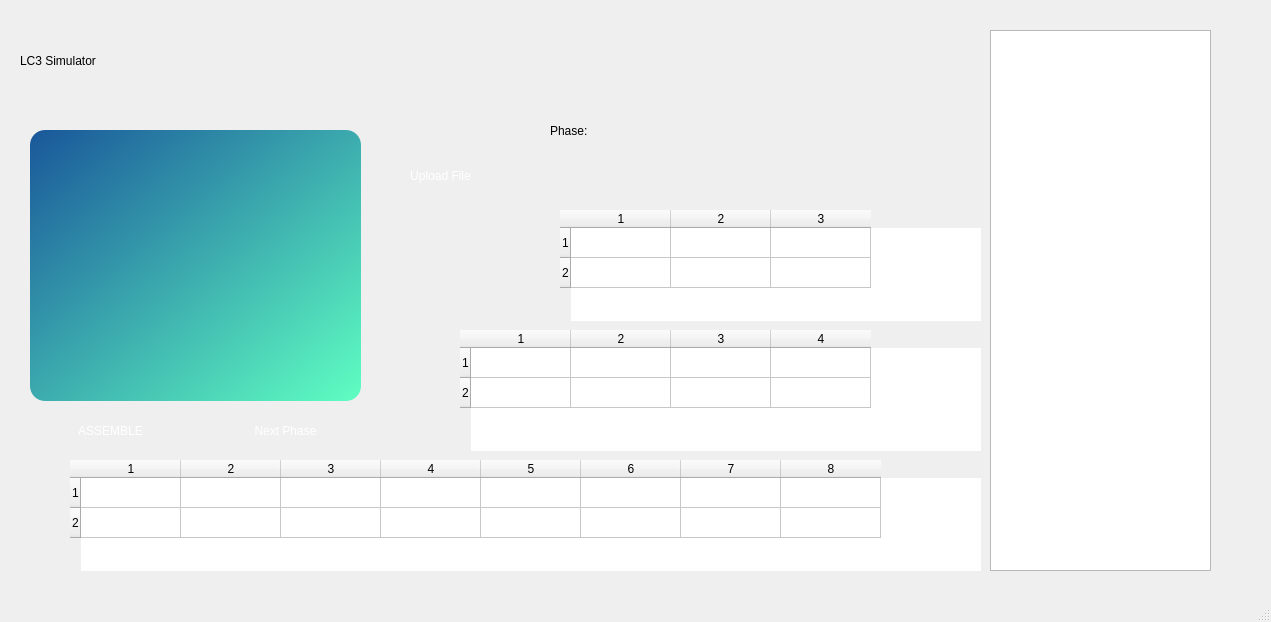
<?xml version="1.0" encoding="UTF-8"?>
<ui version="4.0">
 <class>lc3</class>
 <widget class="QMainWindow" name="lc3">
  <property name="geometry">
   <rect>
    <x>0</x>
    <y>0</y>
    <width>1271</width>
    <height>622</height>
   </rect>
  </property>
  <property name="windowTitle">
   <string>lc3</string>
  </property>
  <property name="styleSheet">
   <string notr="true"/>
  </property>
  <widget class="QWidget" name="centralwidget">
   <widget class="QPushButton" name="ASSEMBLE">
    <property name="geometry">
     <rect>
      <x>30</x>
      <y>410</y>
      <width>161</width>
      <height>41</height>
     </rect>
    </property>
    <property name="styleSheet">
     <string notr="true">QPushButton {
    background-color: qlineargradient(x1:0, y1:0, x2:0, y2:1,
                                      stop:0 #3ab8a1, stop:0.5 #009c87, stop:1 #007f6e);
    border: none;
    color: white;
    font: 700 11pt &quot;UD Digi Kyokasho NK-B&quot;;
    padding: 10px 20px;
    border-radius: 15px; /* Adjust the border radius for rounded corners */
}

QPushButton:hover {
    background-color: qlineargradient(x1:0, y1:0, x2:0, y2:1,
                                      stop:0 #45c9b5, stop:0.5 #00bfa5, stop:1 #009c87);
}

QPushButton:pressed {
    background-color: qlineargradient(x1:0, y1:0, x2:0, y2:1,
                                      stop:0 #007f6e, stop:0.5 #009c87, stop:1 #45c9b5);
}</string>
    </property>
    <property name="text">
     <string>ASSEMBLE</string>
    </property>
   </widget>
   <widget class="QPushButton" name="RUN">
    <property name="geometry">
     <rect>
      <x>210</x>
      <y>410</y>
      <width>151</width>
      <height>41</height>
     </rect>
    </property>
    <property name="styleSheet">
     <string notr="true">QPushButton {
    background-color: qlineargradient(x1:0, y1:0, x2:0, y2:1,
                                      stop:0 #3ab8a1, stop:0.5 #009c87, stop:1 #007f6e);
    border: none;
    color: white;
    font: 700 11pt &quot;UD Digi Kyokasho NK-B&quot;;
    padding: 10px 20px;
    border-radius: 15px; /* Adjust the border radius for rounded corners */
}

QPushButton:hover {
    background-color: qlineargradient(x1:0, y1:0, x2:0, y2:1,
                                      stop:0 #45c9b5, stop:0.5 #00bfa5, stop:1 #009c87);
}

QPushButton:pressed {
    background-color: qlineargradient(x1:0, y1:0, x2:0, y2:1,
                                      stop:0 #007f6e, stop:0.5 #009c87, stop:1 #45c9b5);
}</string>
    </property>
    <property name="text">
     <string>Next Phase</string>
    </property>
   </widget>
   <widget class="QLabel" name="Phase_lable">
    <property name="geometry">
     <rect>
      <x>550</x>
      <y>110</y>
      <width>151</width>
      <height>41</height>
     </rect>
    </property>
    <property name="styleSheet">
     <string notr="true">font: 700 25pt UD Digi Kyokasho NK-B;
color: qlineargradient(x1:0, y1:0, x2:0, y2:1,
                                  stop:0 #8ae2de, stop:0.5 #41beb9, stop:1 #2e8c87);</string>
    </property>
    <property name="text">
     <string>Phase:</string>
    </property>
   </widget>
   <widget class="QLabel" name="Phase">
    <property name="geometry">
     <rect>
      <x>680</x>
      <y>110</y>
      <width>301</width>
      <height>41</height>
     </rect>
    </property>
    <property name="styleSheet">
     <string notr="true">font: 700 25pt UD Digi Kyokasho NK-B;
color: qlineargradient(x1:0, y1:0, x2:0, y2:1,
                                  stop:0 #8ae2de, stop:0.5 #41beb9, stop:1 #2e8c87);</string>
    </property>
    <property name="text">
     <string/>
    </property>
   </widget>
   <widget class="QPushButton" name="Upload_code">
    <property name="geometry">
     <rect>
      <x>370</x>
      <y>150</y>
      <width>141</width>
      <height>51</height>
     </rect>
    </property>
    <property name="styleSheet">
     <string notr="true">QPushButton {
    background-color: qlineargradient(x1:0, y1:0, x2:0, y2:1,
                                      stop:0 #3ab8a1, stop:0.5 #009c87, stop:1 #007f6e);
    border: none;
    color: white;
    font: 700 11pt &quot;UD Digi Kyokasho NK-B&quot;;
    padding: 10px 20px;
    border-radius: 15px; /* Adjust the border radius for rounded corners */
}

QPushButton:hover {
    background-color: qlineargradient(x1:0, y1:0, x2:0, y2:1,
                                      stop:0 #45c9b5, stop:0.5 #00bfa5, stop:1 #009c87);
}

QPushButton:pressed {
    background-color: qlineargradient(x1:0, y1:0, x2:0, y2:1,
                                      stop:0 #007f6e, stop:0.5 #009c87, stop:1 #45c9b5);
}</string>
    </property>
    <property name="text">
     <string>Upload File</string>
    </property>
   </widget>
   <widget class="QTableWidget" name="memoryTable">
    <property name="geometry">
     <rect>
      <x>990</x>
      <y>30</y>
      <width>221</width>
      <height>541</height>
     </rect>
    </property>
    <property name="styleSheet">
     <string notr="true">font: 700 11pt &quot;UD Digi Kyokasho NK-B&quot;;
background-color: qlineargradient(x1:0, y1:0, x2:0, y2:1,
                                  stop:0 #5afdf0, stop:0.5 #00f9b9, stop:1 #00bfa5);
</string>
    </property>
   </widget>
   <widget class="QLabel" name="name">
    <property name="geometry">
     <rect>
      <x>20</x>
      <y>10</y>
      <width>511</width>
      <height>101</height>
     </rect>
    </property>
    <property name="styleSheet">
     <string notr="true">font: italic 54pt &quot;Brush Script MT&quot;;
color: qlineargradient(x1:0, y1:0, x2:0, y2:1,
                                  stop:0 #5afdf0, stop:0.5 #00f9b9, stop:1 #00bfa5);
</string>
    </property>
    <property name="text">
     <string>LC3 Simulator</string>
    </property>
   </widget>
   <widget class="QTableWidget" name="tableWidget">
    <property name="geometry">
     <rect>
      <x>70</x>
      <y>460</y>
      <width>911</width>
      <height>111</height>
     </rect>
    </property>
    <property name="styleSheet">
     <string notr="true">font: 700 11pt UD Digi Kyokasho NK-B;
background-color: qlineargradient(x1:0, y1:0, x2:0, y2:1,
                                  stop:0 #8ae2de, stop:0.5 #41beb9, stop:1 #2e8c87);
border-radius: 8px;
</string>
    </property>
    <property name="rowCount">
     <number>2</number>
    </property>
    <property name="columnCount">
     <number>8</number>
    </property>
    <row/>
    <row/>
    <column/>
    <column/>
    <column/>
    <column/>
    <column/>
    <column/>
    <column/>
    <column/>
   </widget>
   <widget class="QTableWidget" name="additionalTableWidget">
    <property name="geometry">
     <rect>
      <x>460</x>
      <y>330</y>
      <width>521</width>
      <height>121</height>
     </rect>
    </property>
    <property name="layoutDirection">
     <enum>Qt::LeftToRight</enum>
    </property>
    <property name="autoFillBackground">
     <bool>false</bool>
    </property>
    <property name="styleSheet">
     <string notr="true">font: 700 11pt UD Digi Kyokasho NK-B;
background-color: qlineargradient(x1:0, y1:0, x2:0, y2:1,
                                  stop:0 #8ae2de, stop:0.5 #41beb9, stop:1 #2e8c87);
border-radius: 8px;
</string>
    </property>
    <property name="rowCount">
     <number>2</number>
    </property>
    <property name="columnCount">
     <number>4</number>
    </property>
    <row/>
    <row/>
    <column/>
    <column/>
    <column/>
    <column/>
   </widget>
   <widget class="QTableWidget" name="flagsTableWidget">
    <property name="geometry">
     <rect>
      <x>560</x>
      <y>210</y>
      <width>421</width>
      <height>111</height>
     </rect>
    </property>
    <property name="styleSheet">
     <string notr="true">font: 700 11pt UD Digi Kyokasho NK-B;
background-color: qlineargradient(x1:0, y1:0, x2:0, y2:1,
                                  stop:0 #8ae2de, stop:0.5 #41beb9, stop:1 #2e8c87);
border-radius: 8px;
</string>
    </property>
    <property name="rowCount">
     <number>2</number>
    </property>
    <property name="columnCount">
     <number>3</number>
    </property>
    <row/>
    <row/>
    <column/>
    <column/>
    <column/>
   </widget>
   <widget class="QLabel" name="background">
    <property name="geometry">
     <rect>
      <x>-160</x>
      <y>-460</y>
      <width>1461</width>
      <height>1221</height>
     </rect>
    </property>
    <property name="styleSheet">
     <string notr="true">background-image: url(:/new/prefix1/background.jpg);
       background-position: center; 
        background-size: cover; </string>
    </property>
    <property name="text">
     <string/>
    </property>
   </widget>
   <widget class="QTextEdit" name="textEdit">
    <property name="geometry">
     <rect>
      <x>30</x>
      <y>130</y>
      <width>331</width>
      <height>271</height>
     </rect>
    </property>
    <property name="styleSheet">
     <string notr="true">background-color: qlineargradient(spread:repeat, x1:0, y1:0, x2:1, y2:1, stop:0 rgba(25, 87, 154, 255), stop:1 rgba(95, 255, 194, 255));
border-radius: 15px;
    font: 700 11pt &quot;UD Digi Kyokasho NK-B&quot;;
padding-left: 10px; padding-right: 10px; padding-top: 5px; padding-bottom: 5px;</string>
    </property>
   </widget>
   <zorder>background</zorder>
   <zorder>Phase_lable</zorder>
   <zorder>Phase</zorder>
   <zorder>ASSEMBLE</zorder>
   <zorder>RUN</zorder>
   <zorder>Upload_code</zorder>
   <zorder>memoryTable</zorder>
   <zorder>name</zorder>
   <zorder>tableWidget</zorder>
   <zorder>additionalTableWidget</zorder>
   <zorder>flagsTableWidget</zorder>
   <zorder>textEdit</zorder>
  </widget>
  <widget class="QMenuBar" name="menubar">
   <property name="geometry">
    <rect>
     <x>0</x>
     <y>0</y>
     <width>1271</width>
     <height>25</height>
    </rect>
   </property>
  </widget>
  <widget class="QStatusBar" name="statusbar"/>
 </widget>
 <resources/>
 <connections/>
</ui>
